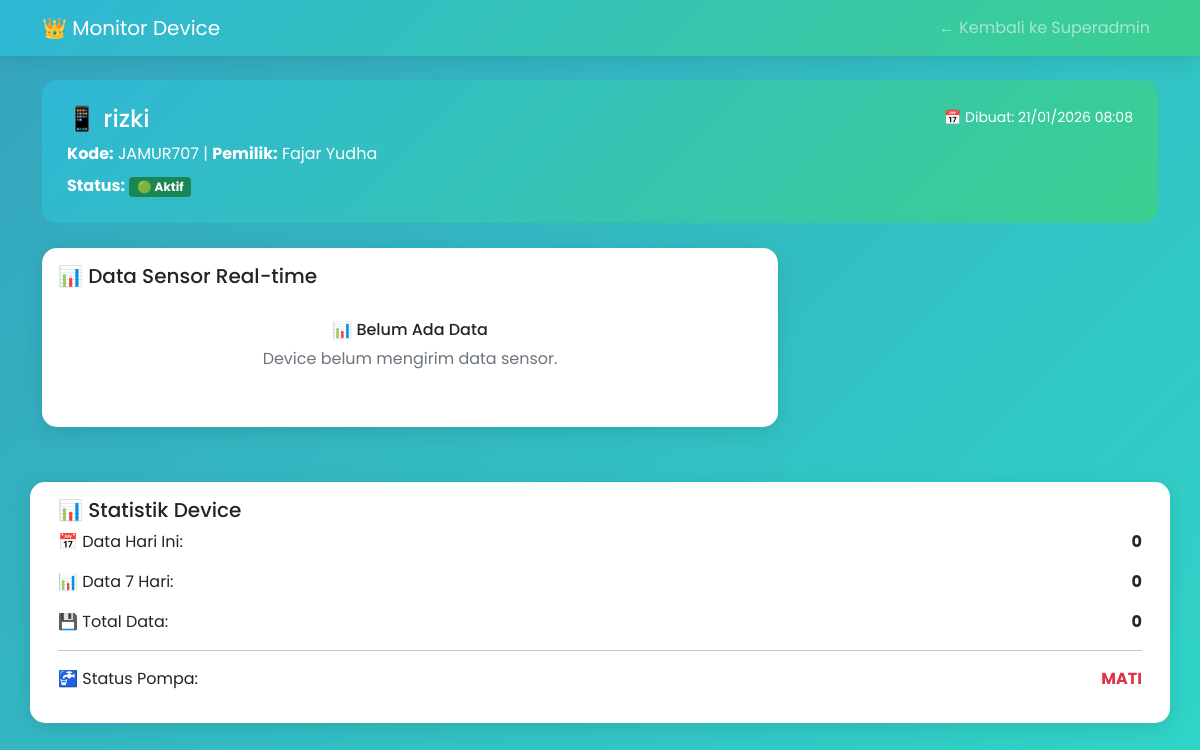
/monitor.php?device=JAMUR707 (signed in), run on the app's committed database.
### tables this page shows
CREATE TABLE `devices` (
  `id` int(11) NOT NULL AUTO_INCREMENT,
  `kode` varchar(20) NOT NULL,
  `nama` varchar(100) NOT NULL,
  `pemilik` varchar(50) NOT NULL,
  `aktif` tinyint(1) DEFAULT 1,
  `dibuat` timestamp NOT NULL DEFAULT current_timestamp(),
  `deleted_at` timestamp NULL DEFAULT NULL,
  `deleted_by` varchar(50) DEFAULT NULL,
  `status_approval` enum('pending','approved','rejected') DEFAULT 'pending',
  `approved_by` varchar(50) DEFAULT NULL,
  `approved_at` timestamp NULL DEFAULT NULL,
  `rejection_reason` text DEFAULT NULL,
  `last_seen` timestamp NULL DEFAULT NULL,
  PRIMARY KEY (`id`),
  UNIQUE KEY `kode` (`kode`),
  KEY `pemilik` (`pemilik`),
  CONSTRAINT `devices_ibfk_1` FOREIGN KEY (`pemilik`) REFERENCES `users` (`username`)
);

CREATE TABLE `users` (
  `id` int(11) NOT NULL AUTO_INCREMENT,
  `username` varchar(50) NOT NULL,
  `password` varchar(255) NOT NULL,
  `nama_lengkap` varchar(100) DEFAULT NULL,
  `created_at` timestamp NOT NULL DEFAULT current_timestamp(),
  `role` enum('user','admin','superadmin') DEFAULT 'user',
  PRIMARY KEY (`id`),
  UNIQUE KEY `username` (`username`)
);

### monitor.php (the view, shortened to what this page needs)
<?php
require 'koneksi.php';
$device_code = $_GET['device'] ?? '';
$device_query = "SELECT d.*, u.nama_lengkap as pemilik_nama FROM devices d
                 LEFT JOIN users u ON d.pemilik = u.username
                 WHERE d.kode = '$device_code'";
$device_result = mysqli_query($conn, $device_query);
$device_info = mysqli_fetch_assoc($device_result);
$sensor_query = "SELECT * FROM sensors WHERE kode_device = '$device_code' ORDER BY timestamp DESC LIMIT 1";
$sensor_result = mysqli_query($conn, $sensor_query);
$latest_sensor = mysqli_fetch_assoc($sensor_result);
$relay_query = "SELECT status FROM relays WHERE kode_device = '$device_code'";
$relay_result = mysqli_query($conn, $relay_query);
$relay_data = mysqli_fetch_assoc($relay_result);
$relay_status = $relay_data['status'] ?? 0;
?>
<!DOCTYPE html>
<html lang="id">
<head>
    <link href="https://cdn.jsdelivr.net/npm/bootstrap@5.1.3/dist/css/bootstrap.min.css" rel="stylesheet">
</head>
<body>
    <nav class="navbar navbar-expand-lg navbar-dark">
        <div class="container">
            <span class="navbar-brand">👑 Monitor Device</span>
            <div class="navbar-nav ms-auto">
                <a href="superadmin.php" class="nav-link">← Kembali ke Superadmin</a>
            </div>
        </div>
    </nav>
    <div class="container mt-4">
        <div class="device-info">
            <div class="row">
                <div class="col-md-8">
                    <h4>📱 <?php echo htmlspecialchars($device_info['nama']); ?></h4>
                    <p class="mb-2">
                        <strong>Kode:</strong> <?php echo $device_info['kode']; ?> |
                        <strong>Pemilik:</strong> <?php echo $device_info['pemilik_nama'] ?? $device_info['pemilik']; ?>
                    </p>
                    <p class="mb-0">
                        <strong>Status:</strong>
                        <span class="badge bg-<?php echo $device_info['aktif'] ? 'success' : 'danger'; ?>">
                            <?php echo $device_info['aktif'] ? '🟢 Aktif' : '🔴 Nonaktif'; ?>
                        </span>
                    </p>
                </div>
                <div class="col-md-4 text-end">
                    <small>📅 Dibuat: <?php echo date('d/m/Y H:i', strtotime($device_info['dibuat'])); ?></small>
                </div>
            </div>
        </div>
        <div class="row">
            <div class="col-lg-8">
                <div class="card">
                    <div class="card-body">
                        <h5 class="card-title">📊 Data Sensor Real-time</h5>
                        <?php if ($latest_sensor): ?>
                            <div class="data-grid">
                                <div class="data-card temperature">
                                    <div class="data-label">🌡️ SUHU</div>
                                    <div class="data-value" id="suhu-display">
                                        <?php echo number_format($latest_sensor['suhu'], 1); ?>
                                    </div>
                                    <div class="data-unit">°C</div>
                                </div>
                                <div class="data-card humidity">
                                    <div class="data-label">💧 KELEMBABAN</div>
                                    <div class="data-value" id="kelembaban-display">
                                        <?php echo number_format($latest_sensor['kelembaban'], 1); ?>
                                    </div>
                                    <div class="data-unit">%</div>
                                </div>
                            </div>
                            <div class="text-center">
                                <small class="text-muted">
                                    📅 Terakhir Update: <?php echo date('d/m/Y H:i:s', strtotime($latest_sensor['timestamp'])); ?>
                                </small>
                            </div>
                        <?php else: ?>
                            <div class="text-center py-4">
                                <h6>📊 Belum Ada Data</h6>
                                <p class="text-muted">Device belum mengirim data sensor.</p>
                            </div>
                        <?php endif; ?>
                    </div>
                </div>
            </div>
                <div class="card mb3">
                    <div class="card-body">
                        <h5 class="card-title">📊 Statistik Device</h5>
                        <?php
                        $today = date('Y-m-d');
                        $week_ago = date('Y-m-d', strtotime('-7 days'));
                        $today_count = mysqli_fetch_assoc(mysqli_query($conn,
                            "SELECT COUNT(*) as count FROM sensors WHERE kode_device = '$device_code' AND tanggal = '$today'"))['count'];
                        $week_count = mysqli_fetch_assoc(mysqli_query($conn,
                            "SELECT COUNT(*) as count FROM sensors WHERE kode_device = '$device_code' AND tanggal >= '$week_ago'"))['count'];
                        $total_count = mysqli_fetch_assoc(mysqli_query($conn,
                            "SELECT COUNT(*) as count FROM sensors WHERE kode_device = '$device_code'"))['count'];
                        ?>
                        <div class="mb-3">
                            <div class="d-flex justify-content-between">
                                <span>📅 Data Hari Ini:</span>
                                <strong><?php echo $today_count; ?></strong>
                            </div>
                        </div>
                        <div class="mb-3">
                            <div class="d-flex justify-content-between">
                                <span>📊 Data 7 Hari:</span>
                                <strong><?php echo $week_count; ?></strong>
                            </div>
                        </div>
                        <div class="mb-3">
                            <div class="d-flex justify-content-between">
                                <span>💾 Total Data:</span>
                                <strong><?php echo $total_count; ?></strong>
                            </div>
                        </div>
                        <hr>
                        <div class="mb-3">
                            <div class="d-flex justify-content-between">
                                <span>🚰 Status Pompa:</span>
                                <strong class="text-<?php echo ($relay_status == 1) ? 'success' : 'danger'; ?>">
                                    <?php echo ($relay_status == 1) ? 'HIDUP' : 'MATI'; ?>
                                </strong>
                            </div>
                        </div>
                    </div>
                </div>
            </div>
        </div>
</body>
</html>

### monitor.php (style rules this page uses)
:root { --primary: #2FB7D6; --secondary: #3CCF91; --dark: #1F3A4D; --light: #F4FAFC; --danger: #E74C3C; }
body { font-family: 'Poppins', sans-serif; background: linear-gradient(135deg, #35a4bd, #30d5c8); min-height: 100vh; }
.navbar { background: linear-gradient(135deg, var(--primary), var(--secondary)); box-shadow: 0 2px 20px rgba(0,0,0,0.1); }
.card { border-radius: 15px; border: none; box-shadow: 0 5px 20px rgba(0,0,0,0.1); margin-bottom: 25px; }
.device-info { background: linear-gradient(135deg, var(--primary), var(--secondary)); color: white; padding: 25px; border-radius: 15px; margin-bottom: 25px; }
.mb3 { margin-top: 30px; }

### data on the page
devices: nama "rizki", kode "JAMUR707", users.nama_lengkap "Fajar Yudha", dibuat "21/01/2026 08:08"

### other printed values
$today_count "0"
$week_count "0"
$total_count "0"
